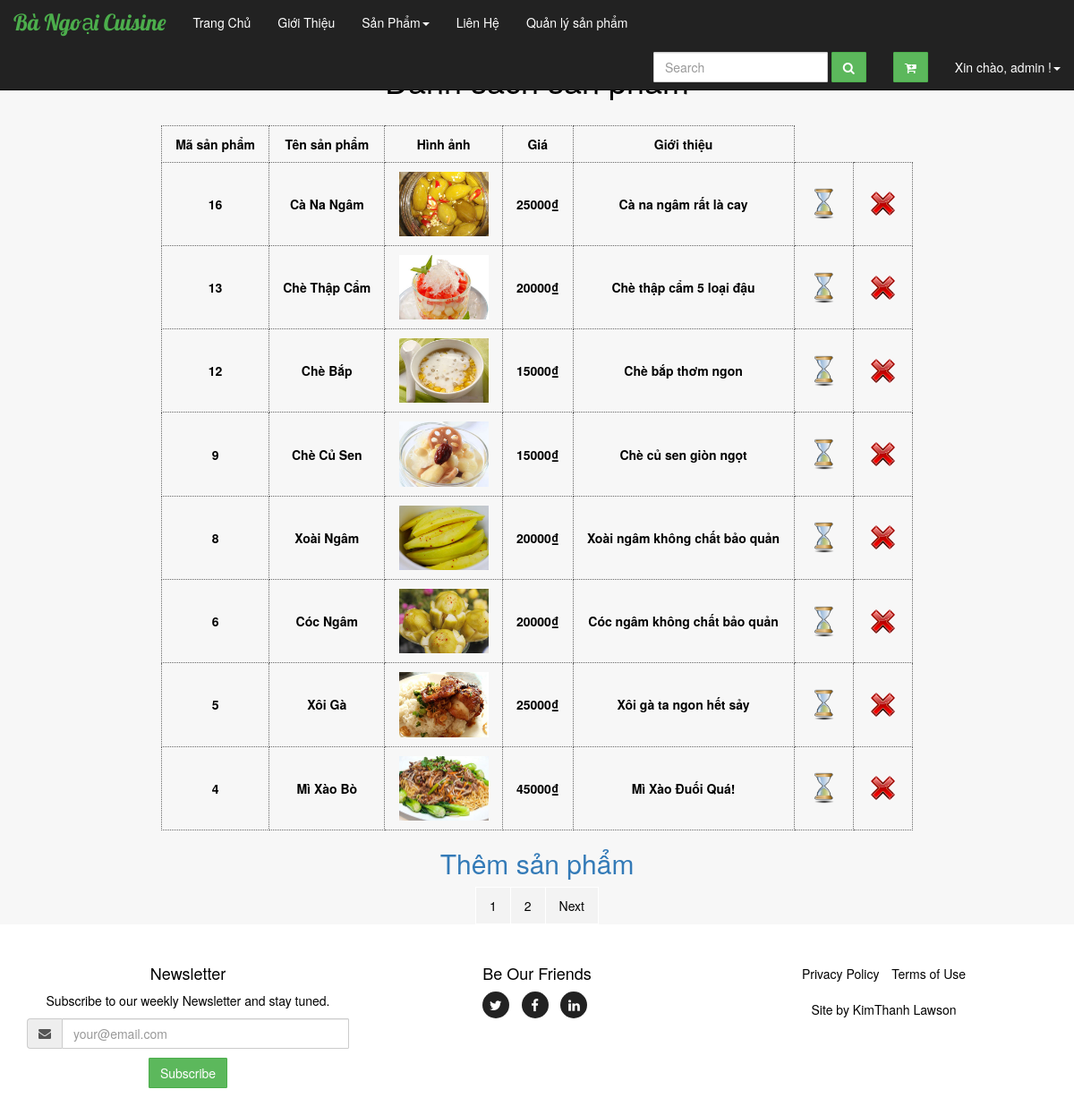
/Controller/index.php?action=product_manager (signed in), run on the app's committed database.
### tables this page shows
CREATE TABLE IF NOT EXISTS `sanpham` (
  `SanPhamID` int(11) NOT NULL,
  `TenSanPham` varchar(50) NOT NULL,
  `Gia` int(12) NOT NULL,
  `DoCay` tinyint(1) NOT NULL,
  `ThichHopAnChay` tinyint(1) NOT NULL,
  `HinhSanPham1` varchar(255) NOT NULL,
  `HinhSanPham2` varchar(255) NOT NULL,
  `HinhSanPham3` varchar(255) NOT NULL,
  `HinhSanPham4` varchar(255) NOT NULL,
  `HinhSanPham5` varchar(255) NOT NULL,
  `LoaiID` int(11) NOT NULL,
  `MoTaSanPham` text NOT NULL
);

### model/connect.php (called while the page is built, shortened)
<?php
       class connect {
           var $db=null;
           public function __construct()
           {
               $dsn='mysql:host=localhost;dbname=bangoaicuisine';
               $user='root';
               $pass='';
               $this->db=new PDO($dsn,$user,$pass, array(PDO::MYSQL_ATTR_INIT_COMMAND => "SET NAMES utf8"));
           }
           public function getList($select)
           {
               $results = $this->db->query($select);
               return $results;
           }
            public function getInstance($select)
            {
               $results = $this->db->query($select);
               $result = $results->fetch();
               return $result;
            }
       }
       ?>

### model/product.php (called while the page is built, shortened)
<?php
class Products {
     function getListPage($from,$to)
     {
         $db = new connect();
         $select = "select * from sanpham ORDER BY SanPhamID DESC limit $from,$to";
         $result = $db->getList($select);
         return $result;
     }
     function CountProductAll()
    {
        $db = new connect();
        $select = "select Count(*) from sanpham";
        $result = $db->getInstance($select);
        return $result;
    }
}
?>

### view/admin/product_manager.php (the view, shortened to what this page needs)
<?php include "../view/website/header.php";?>
<section id="portfolio" class="bg-light-gray">
    <div class="container">
    <center><h1>Danh sách sản phẩm</h1></center><br/>
    <center>
    <table border="0" width="840" class="products_list_manager">
        <tr>
         <th>Mã sản phẩm</th>
         <th>Tên sản phẩm</th>
         <th>Hình ảnh</th>
         <th>Giá</th>
         <th>Giới thiệu</th>
        </tr>
          <?php
        $quest = new Products();
         $display = 8;
        if(isset($_GET['page']) && (int)$_GET['page']) {
                $page = $_GET['page'];
            } else {
                $count = $quest->CountProductAll();
                $record = $count[0];
                if($record > $display) {
                    $page = ceil($record/$display);
                } else {
                    $page = 1;
                }
            }
        $start = (isset($_GET['start']) && (int)$_GET['start']>=0) ? $_GET['start'] : 0;
        $result = $quest->getListPage($start,$display);
         while($set = $result->fetch())
         {
            echo "<tr>";
            echo "<th>$set[SanPhamID]</th>";
            echo "<th>$set[TenSanPham]</th>";
            echo "<th><img src=".'"'."../view/website/img/"."$set[HinhSanPham1]".'"'."width=" .'"'."100px" .'"'."/></td>";
            echo "<th>$set[Gia]₫</th>";
             echo "<th>$set[MoTaSanPham]</th>";
            ?>
           <th><a href='?action=edit_product&id=<?php echo "$set[SanPhamID]";?>'><img src="../view/website/img/update-icon.png" width="35px"/></a></th>
           <th><a href="?action=delete_product&id=<?php echo "$set[SanPhamID]";?>"><img src="../view/website/img/delete-icon.png" width="35px"/></a></th>
           </tr>
         <?php } ?>
        </table></center>
    <?php
        if($page > 1) {
                $next = $start + $display;
                $current = ($start/$display)+1;?>
                <center><table class="products_list_pages">
                        <tr>
                            <?php
                                for($i=1;$i<=$page;$i++) {
                                    if($current != $i) {
                                    echo "<td><a href='index.php?action=$action&start=".($display*($i-1))."&page=$page'>$i</a></td>";
                                } else {
                                    echo "<td class='current'>$i</td>";
                                }
                                }
                               ?>
                                <?php
                                 if($current != $page) {
                                     echo "<td><a href='index.php?action=$action&start=$next&page=$page'>Next</a></td>";
                                 }
                                }
                                ?>
                        </tr>
                                <a href="?action=add_product"><h2>Thêm sản phẩm </h2></a>
        </table> </center>
    </div>
</section>
<?php include "../view/website/footer.php";?>

### view/website/css/jumbotron.css (style rules this page uses)
body { padding-top: 50px; padding-bottom: 20px; }

### view/website/css/custom.css (style rules this page uses)
body { color:#000; font-size:14px; }
#portfolio * { z-index: 2; }
.bg-light-gray { background-color: #f7f7f7; }
.container { border: none; }

### view/admin/product_manager.php (style rules this page uses)
.products_list_manager th { border:1px dotted #666; text-align:center; padding:10px 15px; }
.products_list_pages td { border:1px solid #FFF; background:#f3f3f3; padding:10px 15px; }
.products_list_pages a:link { color:#000; }

### data on the page
sanpham: SanPhamID "16", TenSanPham "Cà Na Ngâm", HinhSanPham1 (picture), Gia "25000", MoTaSanPham "Cà na ngâm rất là cay"
sanpham: SanPhamID "13", TenSanPham "Chè Thập Cẩm", HinhSanPham1 (picture), Gia "20000", MoTaSanPham "Chè thập cẩm 5 loại đậu"
sanpham: SanPhamID "12", TenSanPham "Chè Bắp", HinhSanPham1 (picture), Gia "15000", MoTaSanPham "Chè bắp thơm ngon"
sanpham: SanPhamID "9", TenSanPham "Chè Củ Sen", HinhSanPham1 (picture), Gia "15000", MoTaSanPham "Chè củ sen giòn ngọt"
sanpham: SanPhamID "8", TenSanPham "Xoài Ngâm", HinhSanPham1 (picture), Gia "20000", MoTaSanPham "Xoài ngâm không chất bảo quản"
sanpham: SanPhamID "6", TenSanPham "Cóc Ngâm", HinhSanPham1 (picture), Gia "20000", MoTaSanPham "Cóc ngâm không chất bảo quản"
sanpham: SanPhamID "5", TenSanPham "Xôi Gà", HinhSanPham1 (picture), Gia "25000", MoTaSanPham "Xôi gà ta ngon hết sảy"
sanpham: SanPhamID "4", TenSanPham "Mì Xào Bò", HinhSanPham1 (picture), Gia "45000", MoTaSanPham "Mì Xào Đuối Quá!"

### other printed values
$_SESSION['user'] "admin"
